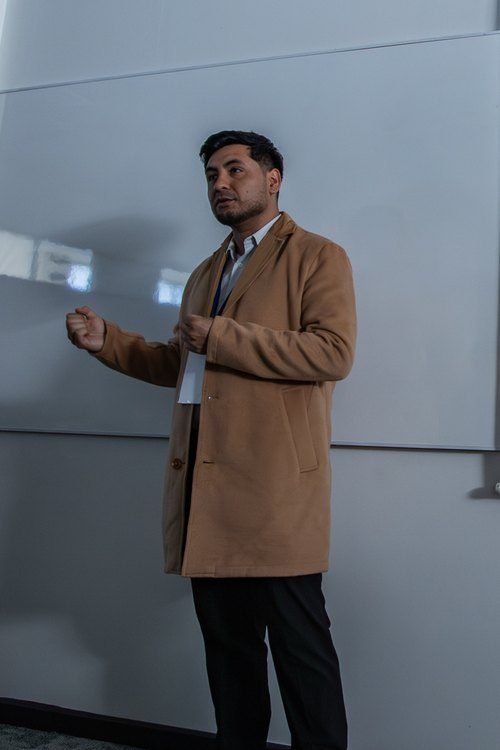
#> input picture images/profile.jpg, 500 x 750 px
$ python make-og-image.py
#> lines starting #> are read from the running program, lines starting #| are printed output that depends on the picture
#> in main, `img = Image.new("RGB", (W, H), BG)`: img: PIL image 1200x630 RGB; every value is 255
#!/usr/bin/env python3
"""Generate the default 1200x630 Open Graph preview card (images/og-image.png).

Adapted from upstream AcademicPages scripts/make-og-image.py and customized for
Roberto M. Fuentes's academic portfolio (https://fuentes-rm.github.io).

Usage:
    python3 scripts/make-og-image.py
"""
import os
from PIL import Image, ImageDraw, ImageFont, ImageOps

REPO_ROOT = os.path.dirname(os.path.dirname(os.path.abspath(__file__)))

W, H = 1200, 630
BG = (255, 255, 255)          # clean white background
NAVY = (24, 54, 96)           # deep academic navy accent
BLUE = (42, 98, 178)          # primary accent blue
DARK = (34, 41, 47)           # primary text
GREY = (92, 104, 115)         # secondary text
LIGHTBLUE = (236, 243, 252)   # pill background
BORDER = (222, 230, 240)      # subtle divider/border

FONT_DIR = os.environ.get("FONT_DIR", "/usr/share/fonts/truetype/dejavu")


def font(size, bold=False):
    name = "DejaVuSans-Bold.ttf" if bold else "DejaVuSans.ttf"
    p = os.path.join(FONT_DIR, name)
    if not os.path.exists(p):
        p = os.path.join(
            "/usr/share/fonts/truetype/liberation",
            "LiberationSans-Bold.ttf" if bold else "LiberationSans-Regular.ttf",
        )
    return ImageFont.truetype(p, size)


def paste_circular_avatar(base_img, avatar_path, box_xy, diameter):
#> called with avatar_path = 'images/profile.jpg', box_xy = (910, 56), diameter = 220
    avatar = Image.open(avatar_path).convert("RGB")
#> avatar is the input picture: PIL image 500x750 RGB; mean R, G, B 98.8, 104.4, 112.3
    # Crop square centered toward top (matching CSS object-position: center top)
    w, h = avatar.size
#> w = 500; h = 750
    side = min(w, h)
#> side = 500
    left = (w - side) // 2
#> left = 0
    top = 0 if h > w else (h - side) // 2
#> top = 0
    avatar = avatar.crop((left, top, left + side, top + side))
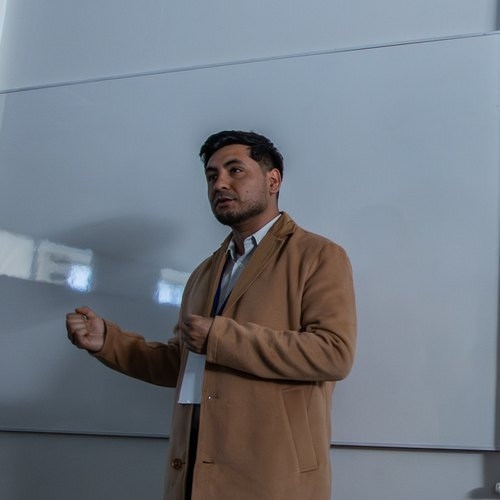
#> avatar: PIL image 500x500 RGB; mean R, G, B 114.6, 121.1, 130.3
    avatar = avatar.resize((diameter, diameter), Image.Resampling.LANCZOS)
#> avatar: PIL image 220x220 RGB

    mask = Image.new("L", (diameter, diameter), 0)
#> mask: PIL image 220x220 L; every value is 0
    mask_draw = ImageDraw.Draw(mask)
    mask_draw.ellipse((0, 0, diameter - 1, diameter - 1), fill=255)

    # Subtle circular ring
    ring_pad = 6
    ring_diam = diameter + ring_pad * 2
    draw = ImageDraw.Draw(base_img)
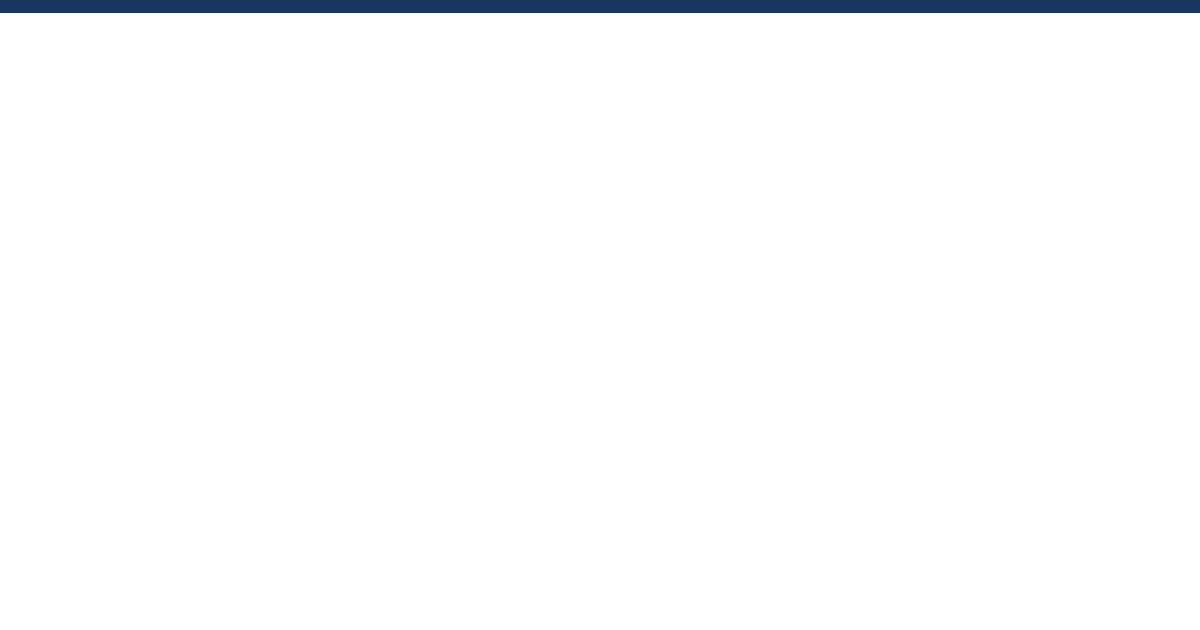
#> base_img: PIL image 1200x630 RGB; mean R, G, B 250.2, 250.9, 251.7
    rx, ry = box_xy[0] - ring_pad, box_xy[1] - ring_pad
    draw.ellipse((rx, ry, rx + ring_diam, ry + ring_diam), fill=(255, 255, 255), outline=BORDER, width=3)
    base_img.paste(avatar, box_xy, mask)
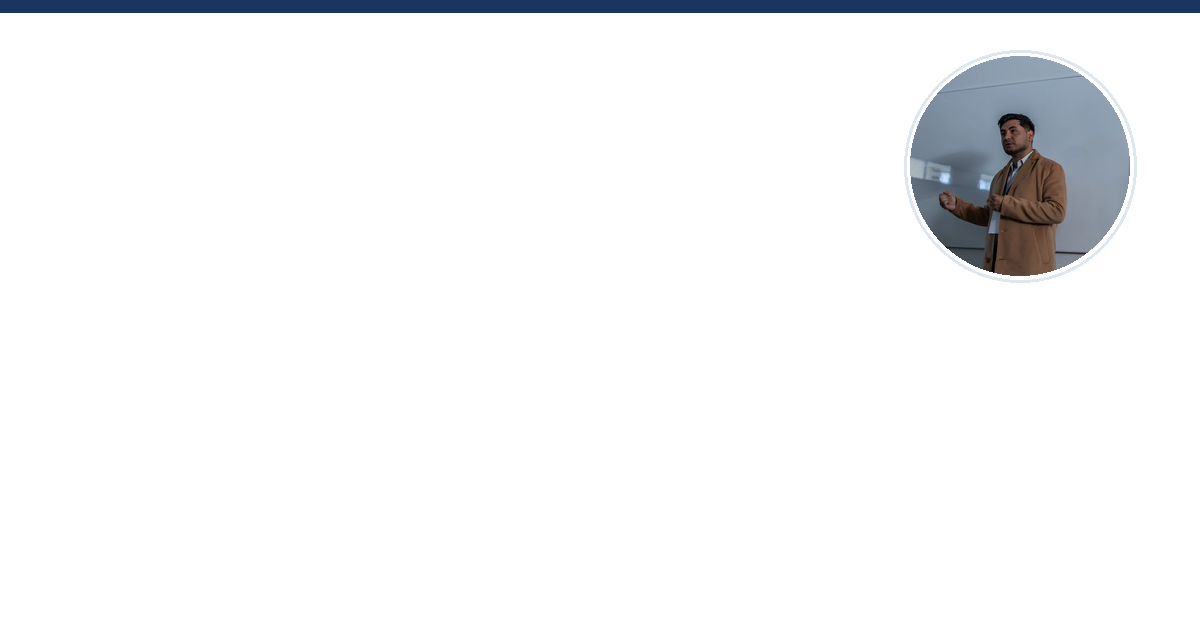
#> base_img: PIL image 1200x630 RGB; mean R, G, B 243.1, 243.9, 245.2


def main():
    img = Image.new("RGB", (W, H), BG)
    d = ImageDraw.Draw(img)

    # Top accent bar
    d.rectangle([0, 0, W, 12], fill=NAVY)

    f_title = font(56, bold=True)
    f_role = font(30, bold=True)
    f_sub = font(27)
    f_pill = font(24, bold=True)
    f_domain = font(26, bold=True)

    # Circular profile photo (top-right) if available, fallback to academic favicon
    profile_path = os.path.join(REPO_ROOT, "images", "profile.jpg")
    logo_path = os.path.join(REPO_ROOT, "images", "favicon-512x512.png")
    if os.path.exists(profile_path):
        paste_circular_avatar(img, profile_path, (W - 220 - 70, 56), 220)
    elif os.path.exists(logo_path):
        logo = Image.open(logo_path).convert("RGBA")
        logo.thumbnail((200, 200), Image.Resampling.LANCZOS)
        img.paste(logo, (W - 200 - 70, 56), logo)

    # Name, affiliation, and research summary
    d.text((70, 62), "Roberto M. Fuentes", font=f_title, fill=DARK)
    d.text((70, 142), "Researcher · University of Talca", font=f_role, fill=BLUE)
    d.text((70, 206), "Control Theory, Uncertain Sampled-Data Systems,", font=f_sub, fill=GREY)
    d.text((70, 248), "and Markov Jump Linear Systems", font=f_sub, fill=GREY)

    # Divider
    d.line([70, 344, W - 70, 344], fill=BORDER, width=2)

    # Topic / section pills
    pills = ["Publications", "Control Theory", "Teaching", "People", "CV"]
    x = 70
    y = 392
    for label in pills:
        fw = int(d.textlength(label, font=f_pill)) + 44
        if x + fw > W - 70:
            x = 70
            y += 70
        d.rounded_rectangle([x, y, x + fw, y + 54], radius=27, fill=LIGHTBLUE, outline=BORDER, width=1)
        d.text((x + 22, y + 12), label, font=f_pill, fill=NAVY)
        x += fw + 16
#> this loop made 5 passes
#> (fw, x) on passes 1 to 5: (210, 296), (245, 557), (163, 736), (136, 888), (80, 984)
#> after the loop, x = 984; y = 392

    # Footer domain badge
    domain = "fuentes-rm.github.io"
    dw = int(d.textlength(domain, font=f_domain)) + 64
#> dw = 368
    d.rounded_rectangle([70, H - 96, 70 + dw, H - 44], radius=26, fill=NAVY)
    d.text((102, H - 86), domain, font=f_domain, fill=(255, 255, 255))

    out = os.path.join(REPO_ROOT, "images", "og-image.png")
    img.save(out, "PNG", optimize=True)
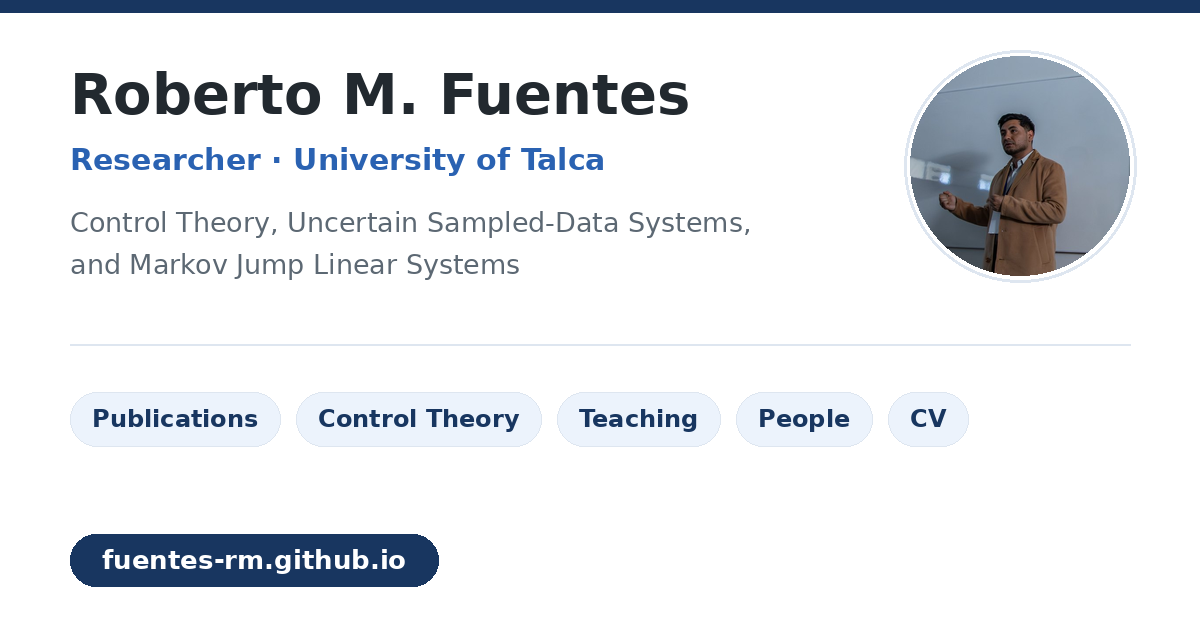
#> saved as og-image.png: PIL image 1200x630 RGB; mean R, G, B 229.8, 232.4, 236
    print("wrote", os.path.normpath(out), img.size)
#| wrote images/og-image.png (1200, 630)


if __name__ == "__main__":
    main()
